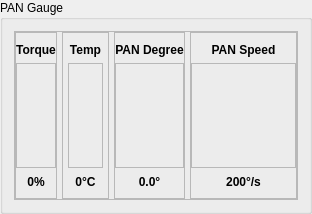
           <widget class="QGroupBox" name="gbPANGauge">
            <property name="sizePolicy">
             <sizepolicy hsizetype="Expanding" vsizetype="Preferred">
              <horstretch>0</horstretch>
              <verstretch>0</verstretch>
             </sizepolicy>
            </property>
            <property name="font">
             <font>
              <family>Arial</family>
              <pointsize>9</pointsize>
             </font>
            </property>
            <property name="title">
             <string>PAN Gauge</string>
            </property>
            <layout class="QVBoxLayout" name="verticalLayout_36">
             <property name="spacing">
              <number>2</number>
             </property>
             <item>
              <widget class="QFrame" name="frame_5">
               <property name="frameShape">
                <enum>QFrame::StyledPanel</enum>
               </property>
               <property name="frameShadow">
                <enum>QFrame::Raised</enum>
               </property>
               <layout class="QHBoxLayout" name="horizontalLayout_30">
                <property name="spacing">
                 <number>5</number>
                </property>
                <property name="leftMargin">
                 <number>0</number>
                </property>
                <property name="topMargin">
                 <number>0</number>
                </property>
                <property name="rightMargin">
                 <number>0</number>
                </property>
                <property name="bottomMargin">
                 <number>0</number>
                </property>
                <item alignment="Qt::AlignBottom">
                 <widget class="QFrame" name="frame_7">
                  <property name="frameShape">
                   <enum>QFrame::StyledPanel</enum>
                  </property>
                  <property name="frameShadow">
                   <enum>QFrame::Raised</enum>
                  </property>
                  <layout class="QVBoxLayout" name="verticalLayout_30">
                   <property name="leftMargin">
                    <number>0</number>
                   </property>
                   <property name="rightMargin">
                    <number>0</number>
                   </property>
                   <item>
                    <widget class="QLabel" name="label">
                     <property name="minimumSize">
                      <size>
                       <width>0</width>
                       <height>15</height>
                      </size>
                     </property>
                     <property name="maximumSize">
                      <size>
                       <width>16777215</width>
                       <height>15</height>
                      </size>
                     </property>
                     <property name="font">
                      <font>
                       <family>Arial</family>
                       <pointsize>9</pointsize>
                       <weight>75</weight>
                       <bold>true</bold>
                      </font>
                     </property>
                     <property name="text">
                      <string>Torque</string>
                     </property>
                     <property name="alignment">
                      <set>Qt::AlignCenter</set>
                     </property>
                    </widget>
                   </item>
                   <item>
                    <widget class="QFrame" name="framePANTorque">
                     <property name="sizePolicy">
                      <sizepolicy hsizetype="Preferred" vsizetype="Minimum">
                       <horstretch>0</horstretch>
                       <verstretch>0</verstretch>
                      </sizepolicy>
                     </property>
                     <property name="minimumSize">
                      <size>
                       <width>35</width>
                       <height>105</height>
                      </size>
                     </property>
                     <property name="maximumSize">
                      <size>
                       <width>16777215</width>
                       <height>105</height>
                      </size>
                     </property>
                     <property name="frameShape">
                      <enum>QFrame::StyledPanel</enum>
                     </property>
                     <property name="frameShadow">
                      <enum>QFrame::Raised</enum>
                     </property>
                     <layout class="QVBoxLayout" name="v_layout_PAN_Torque_Gauge">
                      <property name="spacing">
                       <number>0</number>
                      </property>
                      <property name="leftMargin">
                       <number>0</number>
                      </property>
                      <property name="topMargin">
                       <number>0</number>
                      </property>
                      <property name="rightMargin">
                       <number>0</number>
                      </property>
                      <property name="bottomMargin">
                       <number>0</number>
                      </property>
                     </layout>
                    </widget>
                   </item>
                   <item>
                    <widget class="QLabel" name="lblPANTorqueValue">
                     <property name="sizePolicy">
                      <sizepolicy hsizetype="Preferred" vsizetype="Preferred">
                       <horstretch>0</horstretch>
                       <verstretch>0</verstretch>
                      </sizepolicy>
                     </property>
                     <property name="minimumSize">
                      <size>
                       <width>0</width>
                       <height>15</height>
                      </size>
                     </property>
                     <property name="maximumSize">
                      <size>
                       <width>16777215</width>
                       <height>15</height>
                      </size>
                     </property>
                     <property name="font">
                      <font>
                       <family>Arial</family>
                       <pointsize>9</pointsize>
                       <weight>75</weight>
                       <bold>true</bold>
                      </font>
                     </property>
                     <property name="text">
                      <string>0%</string>
                     </property>
                     <property name="alignment">
                      <set>Qt::AlignCenter</set>
                     </property>
                    </widget>
                   </item>
                  </layout>
                 </widget>
                </item>
                <item alignment="Qt::AlignBottom">
                 <widget class="QFrame" name="frame_8">
                  <property name="frameShape">
                   <enum>QFrame::StyledPanel</enum>
                  </property>
                  <property name="frameShadow">
                   <enum>QFrame::Raised</enum>
                  </property>
                  <layout class="QVBoxLayout" name="verticalLayout_32">
                   <property name="leftMargin">
                    <number>5</number>
                   </property>
                   <property name="rightMargin">
                    <number>5</number>
                   </property>
                   <item>
                    <widget class="QLabel" name="label_4">
                     <property name="minimumSize">
                      <size>
                       <width>0</width>
                       <height>15</height>
                      </size>
                     </property>
                     <property name="maximumSize">
                      <size>
                       <width>16777215</width>
                       <height>15</height>
                      </size>
                     </property>
                     <property name="font">
                      <font>
                       <family>Arial</family>
                       <pointsize>9</pointsize>
                       <weight>75</weight>
                       <bold>true</bold>
                      </font>
                     </property>
                     <property name="text">
                      <string>Temp</string>
                     </property>
                     <property name="alignment">
                      <set>Qt::AlignCenter</set>
                     </property>
                    </widget>
                   </item>
                   <item>
                    <widget class="QFrame" name="framePANTemprature">
                     <property name="sizePolicy">
                      <sizepolicy hsizetype="Preferred" vsizetype="Minimum">
                       <horstretch>0</horstretch>
                       <verstretch>0</verstretch>
                      </sizepolicy>
                     </property>
                     <property name="minimumSize">
                      <size>
                       <width>35</width>
                       <height>105</height>
                      </size>
                     </property>
                     <property name="maximumSize">
                      <size>
                       <width>16777215</width>
                       <height>105</height>
                      </size>
                     </property>
                     <property name="frameShape">
                      <enum>QFrame::StyledPanel</enum>
                     </property>
                     <property name="frameShadow">
                      <enum>QFrame::Raised</enum>
                     </property>
                     <layout class="QVBoxLayout" name="v_layout_PAN_Temp_Gauge">
                      <property name="spacing">
                       <number>0</number>
                      </property>
                      <property name="leftMargin">
                       <number>0</number>
                      </property>
                      <property name="topMargin">
                       <number>0</number>
                      </property>
                      <property name="rightMargin">
                       <number>0</number>
                      </property>
                      <property name="bottomMargin">
                       <number>0</number>
                      </property>
                     </layout>
                    </widget>
                   </item>
                   <item>
                    <widget class="QLabel" name="lblPANTempValue">
                     <property name="sizePolicy">
                      <sizepolicy hsizetype="Preferred" vsizetype="Preferred">
                       <horstretch>0</horstretch>
                       <verstretch>0</verstretch>
                      </sizepolicy>
                     </property>
                     <property name="minimumSize">
                      <size>
                       <width>0</width>
                       <height>15</height>
                      </size>
                     </property>
                     <property name="maximumSize">
                      <size>
                       <width>16777215</width>
                       <height>15</height>
                      </size>
                     </property>
                     <property name="font">
                      <font>
                       <family>Arial</family>
                       <pointsize>9</pointsize>
                       <weight>75</weight>
                       <bold>true</bold>
                      </font>
                     </property>
                     <property name="text">
                      <string>0°C</string>
                     </property>
                     <property name="alignment">
                      <set>Qt::AlignCenter</set>
                     </property>
                    </widget>
                   </item>
                  </layout>
                 </widget>
                </item>
                <item>
                 <widget class="QFrame" name="frame_10">
                  <property name="frameShape">
                   <enum>QFrame::StyledPanel</enum>
                  </property>
                  <property name="frameShadow">
                   <enum>QFrame::Raised</enum>
                  </property>
                  <layout class="QVBoxLayout" name="verticalLayout_33">
                   <property name="leftMargin">
                    <number>0</number>
                   </property>
                   <property name="rightMargin">
                    <number>0</number>
                   </property>
                   <item>
                    <widget class="QLabel" name="label_32">
                     <property name="minimumSize">
                      <size>
                       <width>0</width>
                       <height>15</height>
                      </size>
                     </property>
                     <property name="maximumSize">
                      <size>
                       <width>16777215</width>
                       <height>15</height>
                      </size>
                     </property>
                     <property name="font">
                      <font>
                       <family>Arial</family>
                       <pointsize>9</pointsize>
                       <weight>75</weight>
                       <bold>true</bold>
                      </font>
                     </property>
                     <property name="text">
                      <string>PAN Degree</string>
                     </property>
                     <property name="alignment">
                      <set>Qt::AlignCenter</set>
                     </property>
                    </widget>
                   </item>
                   <item>
                    <widget class="QFrame" name="framePANGauges">
                     <property name="sizePolicy">
                      <sizepolicy hsizetype="Expanding" vsizetype="Expanding">
                       <horstretch>0</horstretch>
                       <verstretch>0</verstretch>
                      </sizepolicy>
                     </property>
                     <property name="frameShape">
                      <enum>QFrame::StyledPanel</enum>
                     </property>
                     <property name="frameShadow">
                      <enum>QFrame::Raised</enum>
                     </property>
                     <layout class="QVBoxLayout" name="v_layout_PAN_Pos_Gauge">
                      <property name="spacing">
                       <number>0</number>
                      </property>
                      <property name="leftMargin">
                       <number>0</number>
                      </property>
                      <property name="topMargin">
                       <number>0</number>
                      </property>
                      <property name="rightMargin">
                       <number>0</number>
                      </property>
                      <property name="bottomMargin">
                       <number>0</number>
                      </property>
                     </layout>
                    </widget>
                   </item>
                   <item>
                    <widget class="QLabel" name="lblPANDegreeValue">
                     <property name="minimumSize">
                      <size>
                       <width>0</width>
                       <height>15</height>
                      </size>
                     </property>
                     <property name="maximumSize">
                      <size>
                       <width>16777215</width>
                       <height>15</height>
                      </size>
                     </property>
                     <property name="font">
                      <font>
                       <family>Arial</family>
                       <pointsize>9</pointsize>
                       <weight>75</weight>
                       <bold>true</bold>
                      </font>
                     </property>
                     <property name="text">
                      <string>0.0°</string>
                     </property>
                     <property name="textFormat">
                      <enum>Qt::AutoText</enum>
                     </property>
                     <property name="alignment">
                      <set>Qt::AlignCenter</set>
                     </property>
                    </widget>
                   </item>
                  </layout>
                 </widget>
                </item>
                <item alignment="Qt::AlignBottom">
                 <widget class="QFrame" name="frame_9">
                  <property name="frameShape">
                   <enum>QFrame::StyledPanel</enum>
                  </property>
                  <property name="frameShadow">
                   <enum>QFrame::Raised</enum>
                  </property>
                  <layout class="QVBoxLayout" name="verticalLayout_31">
                   <property name="leftMargin">
                    <number>0</number>
                   </property>
                   <property name="rightMargin">
                    <number>0</number>
                   </property>
                   <item>
                    <widget class="QLabel" name="label_7">
                     <property name="minimumSize">
                      <size>
                       <width>0</width>
                       <height>15</height>
                      </size>
                     </property>
                     <property name="maximumSize">
                      <size>
                       <width>16777215</width>
                       <height>15</height>
                      </size>
                     </property>
                     <property name="font">
                      <font>
                       <family>Arial</family>
                       <pointsize>9</pointsize>
                       <weight>75</weight>
                       <bold>true</bold>
                      </font>
                     </property>
                     <property name="text">
                      <string>PAN Speed</string>
                     </property>
                     <property name="alignment">
                      <set>Qt::AlignCenter</set>
                     </property>
                    </widget>
                   </item>
                   <item>
                    <widget class="QFrame" name="framePANSpeedGauge">
                     <property name="sizePolicy">
                      <sizepolicy hsizetype="Preferred" vsizetype="Minimum">
                       <horstretch>0</horstretch>
                       <verstretch>0</verstretch>
                      </sizepolicy>
                     </property>
                     <property name="minimumSize">
                      <size>
                       <width>105</width>
                       <height>105</height>
                      </size>
                     </property>
                     <property name="maximumSize">
                      <size>
                       <width>16777215</width>
                       <height>105</height>
                      </size>
                     </property>
                     <property name="frameShape">
                      <enum>QFrame::StyledPanel</enum>
                     </property>
                     <property name="frameShadow">
                      <enum>QFrame::Raised</enum>
                     </property>
                     <layout class="QVBoxLayout" name="v_layout_PAN_Speed_Gauge">
                      <property name="spacing">
                       <number>0</number>
                      </property>
                      <property name="leftMargin">
                       <number>0</number>
                      </property>
                      <property name="topMargin">
                       <number>0</number>
                      </property>
                      <property name="rightMargin">
                       <number>0</number>
                      </property>
                      <property name="bottomMargin">
                       <number>0</number>
                      </property>
                     </layout>
                    </widget>
                   </item>
                   <item alignment="Qt::AlignBottom">
                    <widget class="QLabel" name="lblPANSpeedValue">
                     <property name="sizePolicy">
                      <sizepolicy hsizetype="Preferred" vsizetype="Preferred">
                       <horstretch>0</horstretch>
                       <verstretch>0</verstretch>
                      </sizepolicy>
                     </property>
                     <property name="minimumSize">
                      <size>
                       <width>0</width>
                       <height>15</height>
                      </size>
                     </property>
                     <property name="maximumSize">
                      <size>
                       <width>16777215</width>
                       <height>15</height>
                      </size>
                     </property>
                     <property name="font">
                      <font>
                       <family>Arial</family>
                       <pointsize>9</pointsize>
                       <weight>75</weight>
                       <bold>true</bold>
                      </font>
                     </property>
                     <property name="text">
                      <string>200°/s</string>
                     </property>
                     <property name="alignment">
                      <set>Qt::AlignCenter</set>
                     </property>
                    </widget>
                   </item>
                  </layout>
                 </widget>
                </item>
               </layout>
              </widget>
             </item>
            </layout>
           </widget>
